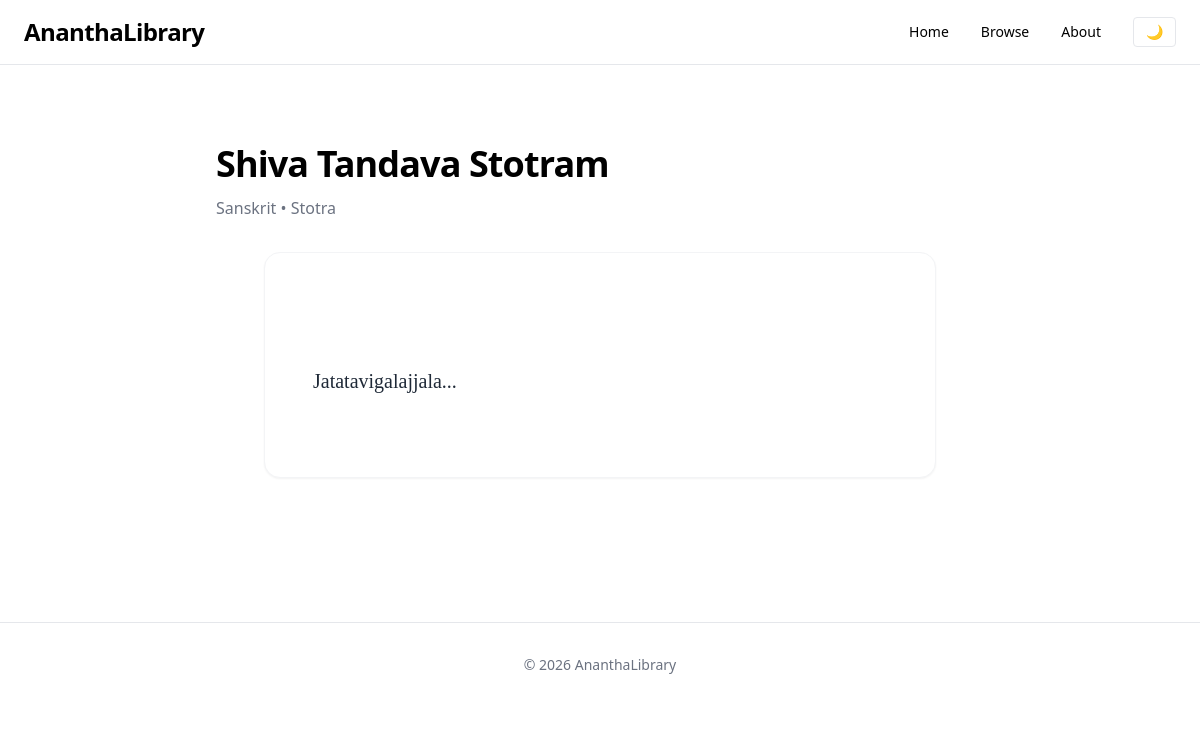
Page /document/shiva-tandava on the committed database.
### app/models/document.py (models this page shows)
class Document(Base):
    __tablename__ = "documents"
    id = Column(String, primary_key=True, index=True)
    title = Column(String, nullable=False)
    slug = Column(String, unique=True, index=True)
    language = Column(String)
    category = Column(String)
    content = Column(Text)

### app/routers/document.py (the view)
@router.get("/document/{slug}")
def document_detail(request: Request, slug: str):
    repo = DocumentRepository()
    doc = repo.get_by_slug(slug)
    if not doc:
        return templates.TemplateResponse(
            "document.html",
            {
                "request": request,
                "doc": None
            }
        )
    return templates.TemplateResponse(
        "document.html",
        {
            "request": request,
            "doc": doc
        }
    )

### app/templates/document.html
{% extends "layout.html" %}
{% block content %}
{% if doc %}
<div class="max-w-3xl mx-auto">
    <h1 class="text-4xl font-bold tracking-tight mb-3">
        {{ doc.title }}
    </h1>
    <p class="text-gray-500 mb-8">
        {{ doc.language }} • {{ doc.category }}
    </p>
<div class="bg-white dark:bg-gray-900 p-12 rounded-2xl shadow-sm border border-gray-100
            leading-8 text-xl text-gray-800 dark:text-gray-200
            whitespace-pre-line max-w-2xl mx-auto"
     style="font-family: 'EB Garamond', serif;">
        {{ doc.content }}
    </div>
</div>
{% else %}
<div class="text-center py-20">
    <h2 class="text-xl font-semibold text-gray-700">Document not found</h2>
</div>
{% endif %}
{% endblock %}

### app/templates/layout.html (style rules this page uses)
html { scroll-behavior: smooth; }

### rows in the picture
Document: title "Shiva Tandava Stotram", language "Sanskrit", category "Stotra", content "Jatatavigalajjala..."
